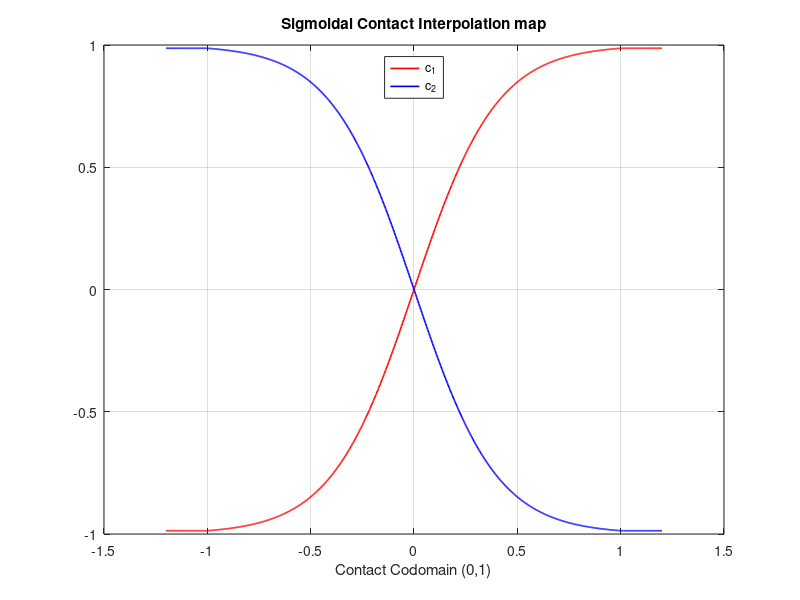
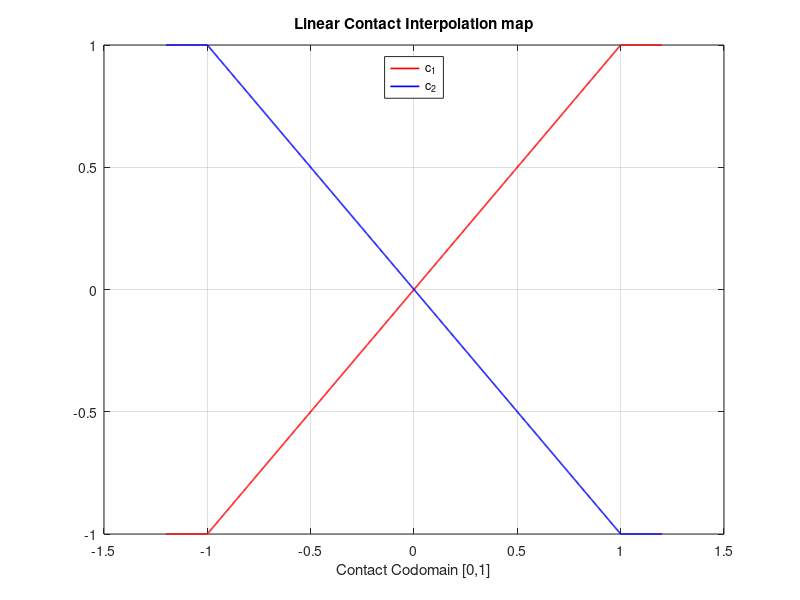
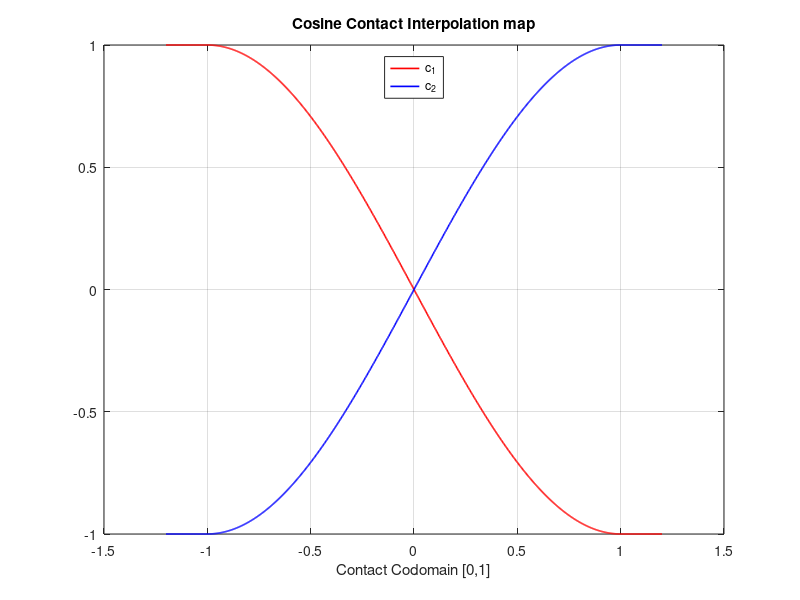

These charts were generated, in order, by the following MATLAB code:
dom_lim = [-1,1];
dom_thresh = 10*diff(dom_lim)/100; 
dom = [dom_lim(1)-dom_thresh, dom_lim(2)+dom_thresh]; dom = linspace(dom(1),dom(2),1000);
dom_mid = dom_lim(1) + diff(dom_lim)/2;
dom_inp = dom;
% make sure the extended the points are flat outside the domain
dom(dom < dom_lim(1)) = dom_lim(1); dom(dom > dom_lim(2)) = dom_lim(2);
f1 = @(d,d_mid) 2./(1 + exp(-5*(d-d_mid))) - 1;
f2 = @(d,d_mid) -(2./(1 + exp(-5*(d-d_mid))) - 1);
p1 = f1(dom,dom_mid); p2 = f2(dom,dom_mid);

figure()
plot(dom_inp,p1,'r','linewidth',1.2,'DisplayName','c_1')
hold on; grid on;
plot(dom_inp,p2,'b','linewidth',1.2,'DisplayName','c_2')
legend('location','north')
xlabel(['Contact Domain [',dom_lim(1),',',dom_lim(2),']'])
xlabel('Contact Codomain (0,1)')
title('Sigmoidal Contact Interpolation map')
% Multiple of 10 is arbitrarily chosen since the difference between 0,1 are
% less than 1e-3

f1 = @(d,d_mid) d;
f2 = @(d,d_mid) -d;
p1 = f1(dom,dom_mid); p2 = f2(dom,dom_mid);

figure()
plot(dom_inp,p1,'r','linewidth',1.2,'DisplayName','c_1')
hold on; grid on;
plot(dom_inp,p2,'b','linewidth',1.2,'DisplayName','c_2')
legend('location','north')
xlabel(['Contact Domain [',dom_lim(1),',',dom_lim(2),']'])
xlabel('Contact Codomain [0,1]')
title('Linear Contact Interpolation map')

f1 = @(d,d_mid) cos(0.5*pi*(d+1));
f2 = @(d,d_mid) -cos(0.5*pi*(d+1));
p1 = f1(dom,dom_mid); p2 = f2(dom,dom_mid);

figure()
plot(dom_inp,p1,'r','linewidth',1.2,'DisplayName','c_1')
hold on; grid on;
plot(dom_inp,p2,'b','linewidth',1.2,'DisplayName','c_2')
legend('location','north')
xlabel(['Contact Domain [',dom_lim(1),',',dom_lim(2),']'])
xlabel('Contact Codomain [0,1]')
title('Cosine Contact Interpolation map')

% %%
% % In this section, we explore a contact conservation law based on the 
% % 2-norm instead of a simple 1-norm,
% 
% dom_lim = [-1,1];
% dom_thresh = 10*diff(dom_lim)/100; 
% dom = [dom_lim(1)-dom_thresh, dom_lim(2)+dom_thresh]; dom = linspace(dom(1),dom(2),1000);
% dom_mid = dom_lim(1) + diff(dom_lim)/2;
% dom_inp = dom;
% dom(dom < dom_lim(1)) = dom_lim(1); dom(dom > dom_lim(2)) = dom_lim(2);
% f1 = @(d,d_mid) 1./(1 + exp(-5*(d))); %-d_mid
% f2 = @(d,d_mid) sqrt(1 - (1./(1 + exp(-5*(d)))).^2); %-d_mid
% p1 = f1(dom,dom_mid); p2 = f2(dom,dom_mid);
% 
% figure()
% plot(dom_inp,p1,'r','linewidth',1.2,'DisplayName','c_1')
% hold on; grid on;
% plot(dom_inp,p2,'b','linewidth',1.2,'DisplayName','c_2')
% legend('location','north')
% xlabel(['Contact Domain [',dom_lim(1),',',dom_lim(2),']'])
% xlabel('Contact Codomain (0,1)')
% title('Sigmoidal Contact Interpolation map')
